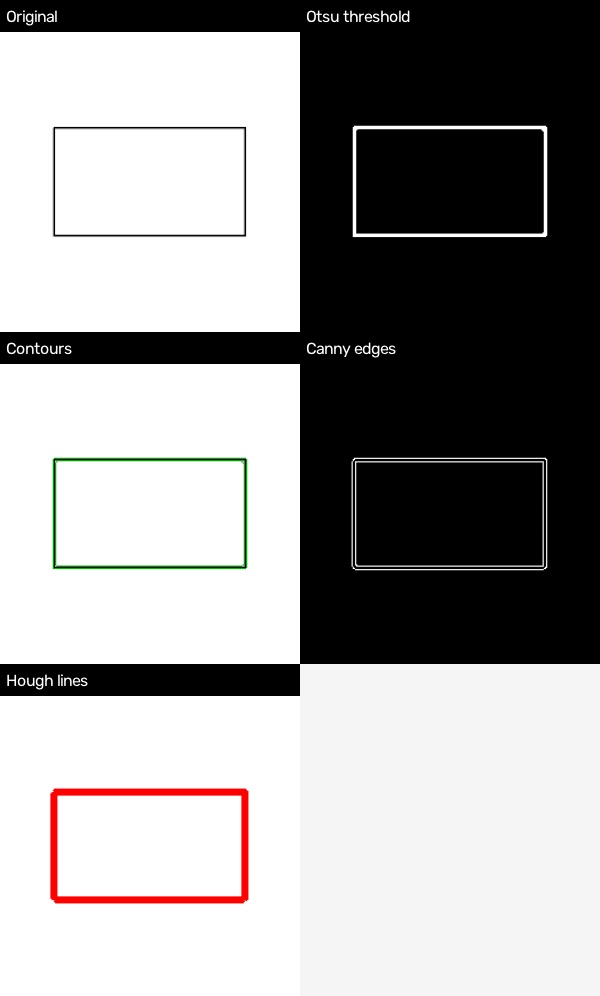
#> input picture analysis/visual_reports/images_clean__00000_block_front_opencv_report.jpg, 600 x 996 px
$ python -i ransac.py   (imports and definitions only)
#> lines starting #> are read from the running program, lines starting #| are printed output that depends on the picture; after the words box and inside, x2 and y2 are one past the last pixel; in counts of white or black regions, pixels touching at a corner belong together
"""
RANSAC-based geometric fitting for noisy CAD/freehand sketch datasets.

Fits multiple straight-line models and circle models to Canny edge pixels.
It does NOT use Hough Lines or Hough Circles.

Before running:
1. Set DATASET_ROOT to your dataset directory.
2. Install dependencies:
   pip install opencv-python numpy pandas
3. Run:
   python ransac_cad_sketch_fit.py

Outputs:
- ransac_cad_results/visualizations/<image>_ransac.png
- ransac_cad_results/ransac_fit_summary.csv

Tip: Start with MAX_IMAGES = 30 to check the results, then set it to None
to process every image. The script skips common mask/label folders by default.
"""

from pathlib import Path
import math
import random
import cv2
import numpy as np
import pandas as pd


# --------------------------- CONFIGURATION ---------------------------
DATASET_ROOT = Path(r"C:\flutter_projects\cad\ortho_sketch_dataset_4000")  # CHANGE THIS
OUTPUT_ROOT = Path(r"C:\flutter_projects\cad\analysis")

# Set to 30 for a quick test; set to None to process all discovered images.
MAX_IMAGES = 30

IMAGE_EXTENSIONS = {".png", ".jpg", ".jpeg", ".bmp", ".tif", ".tiff"}
SKIP_FOLDER_NAMES = {
    "mask", "masks", "label", "labels", "annotations", "annotation",
    "visual_reports", "ransac_results", "ransac_cad_results"
}

# Edge extraction
CANNY_LOW = 40
CANNY_HIGH = 130
BLUR_KERNEL = 3

# RANSAC tuning (pixel units)
LINE_DISTANCE_THRESHOLD = 2.0
CIRCLE_DISTANCE_THRESHOLD = 2.5
MIN_LINE_INLIERS = 25
MIN_CIRCLE_INLIERS = 30
MAX_LINE_MODELS = 12
MAX_CIRCLE_MODELS = 8
LINE_TRIALS = 500
CIRCLE_TRIALS = 700
MAX_EDGE_POINTS = 3500
RANDOM_SEED = 7
# --------------------------------------------------------------------


# [10 lines left out: function list_images, not called in this run]


def get_edge_points(image_path: Path):
    """Read an image, binarize it, and return Canny edge points as (x, y)."""
    image = cv2.imread(str(image_path), cv2.IMREAD_COLOR)
#> image is the input picture: shape (996, 600, 3); mean B, G, R 155.1, 155.4, 156.8
    if image is None:
        return None, None, None

    gray = cv2.cvtColor(image, cv2.COLOR_BGR2GRAY)
    if BLUR_KERNEL and BLUR_KERNEL >= 3:
        k = BLUR_KERNEL if BLUR_KERNEL % 2 else BLUR_KERNEL + 1
        gray = cv2.GaussianBlur(gray, (k, k), 0)
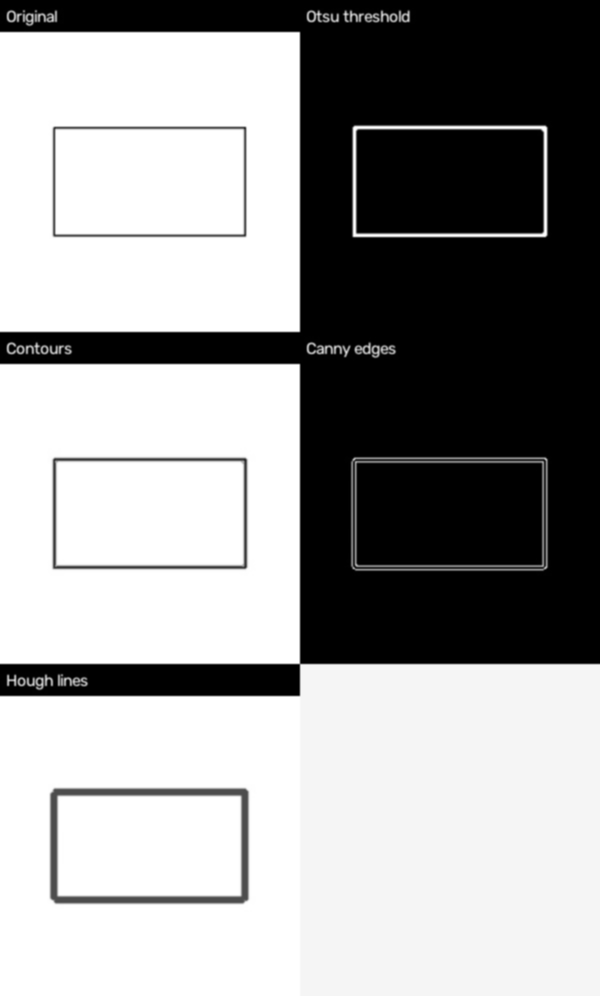
#> gray: shape (996, 600); min 0, max 255, mean 155.8

    # Otsu threshold is useful for sketches with varying background brightness.
    _, binary = cv2.threshold(
        gray, 0, 255, cv2.THRESH_BINARY_INV + cv2.THRESH_OTSU
    )
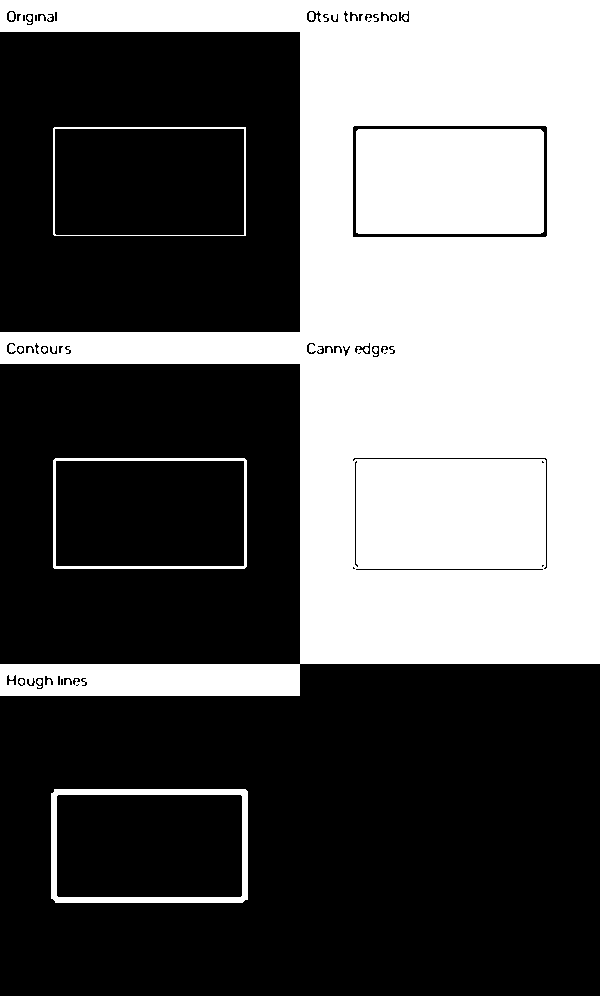
#> binary: shape (996, 600); 38.6% white; 15 white regions, largest, box (x1, y1, x2, y2) and area: (0, 0, 600, 696) 204269, (356, 129, 544, 234) 19725, (51, 789, 248, 903) 3553
    edges = cv2.Canny(binary, CANNY_LOW, CANNY_HIGH)
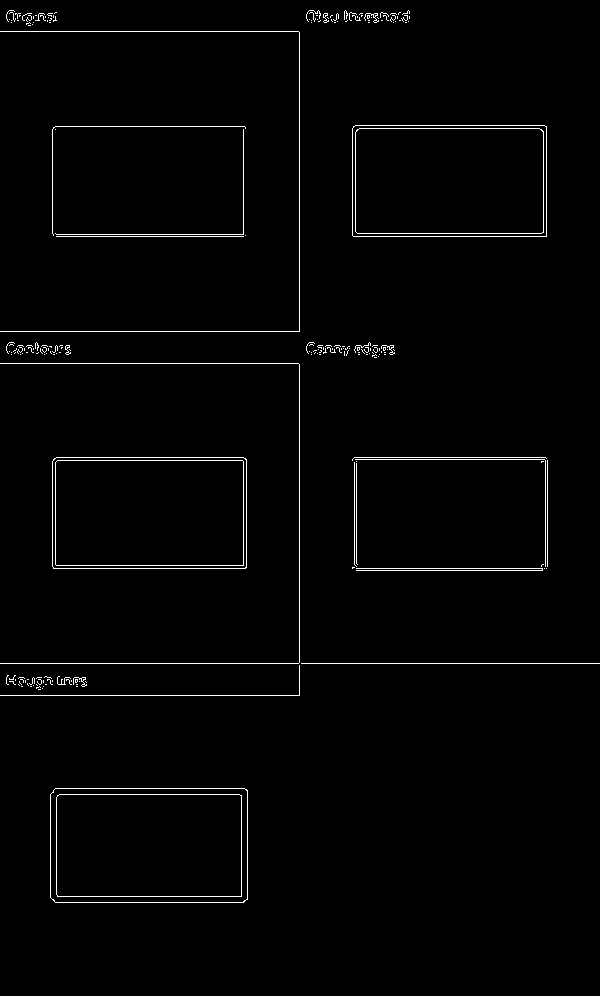
#> edges: shape (996, 600); 1.5% white in thin lines or dots, all inside (x1, y1, x2, y2) = (0, 10, 600, 903)

    ys, xs = np.where(edges > 0)
#> ys = 9166 values from 10 to 902; xs = 9166 values, max 599 at index 7410, min 0 at index 487, mean 254
    points = np.column_stack((xs, ys)).astype(np.float32)
#> points = 9166 pairs, first value 0 to 599, second value 10 to 902

    # Bound runtime for high-resolution images while retaining spatial coverage.
    if len(points) > MAX_EDGE_POINTS:
        rng = np.random.default_rng(RANDOM_SEED)
        idx = rng.choice(len(points), MAX_EDGE_POINTS, replace=False)
#> idx = 3500 values, max 9157 at index 2497, min 4 at index 3352, mean 4607
        points = points[idx]
#> points = 3500 pairs, first value 0 to 599, second value 10 to 902

    return image, edges, points


# [12 lines left out: function fit_line_from_two_points, not called in this run]


def line_residuals(points, model):
    return np.abs(points @ model[:2] + model[2])  # a,b are normalized


# [268 lines left out: functions ransac_multiple_lines, circle_from_three_points, circle_residuals, ransac_multiple_circles, process_image, main, not called in this run]


# [2 lines not run here, left out]

>>> result = get_edge_points('analysis/visual_reports/images_clean__00000_block_front_opencv_report.jpg')

$ run again, on analysis/visualizations/images_clean__00000_block_isometric_ransac.png
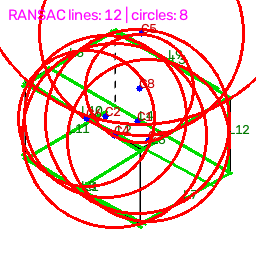
#> input picture analysis/visualizations/images_clean__00000_block_isometric_ransac.png, 256 x 256 px
#> in get_edge_points, image is the input picture: shape (256, 256, 3); mean B, G, R 204.7, 210, 243.5
#> in get_edge_points, `_, binary = cv2.threshold( gray, 0, 255, cv2.THRESH_BINARY_INV + cv2.T..`:
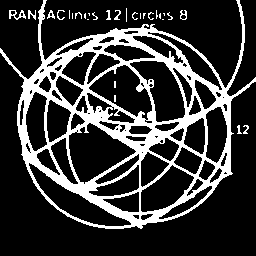
#> binary: shape (256, 256); 21.5% white; 29 white regions (18 under 20 px), largest, box (x1, y1, x2, y2) and area: (0, 0, 256, 229) 13526, (9, 10, 26, 20) 78, (28, 10, 36, 20) 42
#> in get_edge_points, `edges = cv2.Canny(binary, CANNY_LOW, CANNY_HIGH)`:
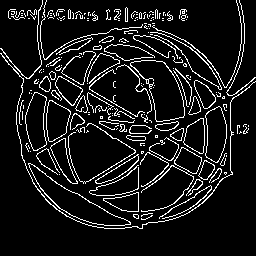
#> edges: shape (256, 256); 9.7% white in thin lines or dots, all inside (x1, y1, x2, y2) = (0, 0, 256, 229)
#> ys = 6379 values from 0 to 228; xs = 6379 values, max 255 at index 2148, min 0 at index 1159, mean 127.1
#> in get_edge_points, `points = np.column_stack((xs, ys)).astype(np.float32)`: points = 6379 pairs, first value 0 to 255, second value 0 to 228
#> idx = 3500 values, max 6378 at index 3034, min 3 at index 3063, mean 3195
#> in get_edge_points, `points = points[idx]`: points = 3500 pairs, first value 0 to 254, second value 0 to 228

$ run again, on analysis/visualizations/images_clean__00000_block_side_ransac.png
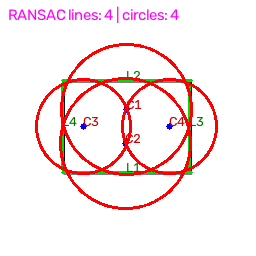
#> input picture analysis/visualizations/images_clean__00000_block_side_ransac.png, 256 x 256 px
#> in get_edge_points, image is the input picture: shape (256, 256, 3); mean B, G, R 235.7, 235, 251.7
#> in get_edge_points, `_, binary = cv2.threshold( gray, 0, 255, cv2.THRESH_BINARY_INV + cv2.T..`:
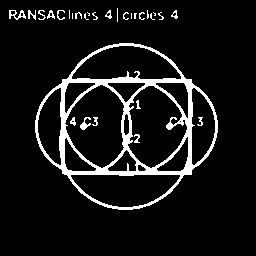
#> binary: shape (256, 256); 8.7% white; 29 white regions (12 under 20 px), largest, box (x1, y1, x2, y2) and area: (35, 43, 218, 210) 5036, (9, 10, 26, 20) 80, (80, 117, 91, 130) 67
#> in get_edge_points, `edges = cv2.Canny(binary, CANNY_LOW, CANNY_HIGH)`:
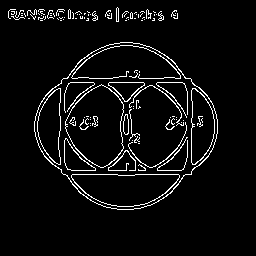
#> edges: shape (256, 256); 5.1% white in thin lines or dots, all inside (x1, y1, x2, y2) = (8, 7, 218, 210)
#> ys = 3368 values from 7 to 209; xs = 3368 values, max 217 at index 1802, min 8 at index 55, mean 121
#> points = 3368 pairs, first value 8 to 217, second value 7 to 209
